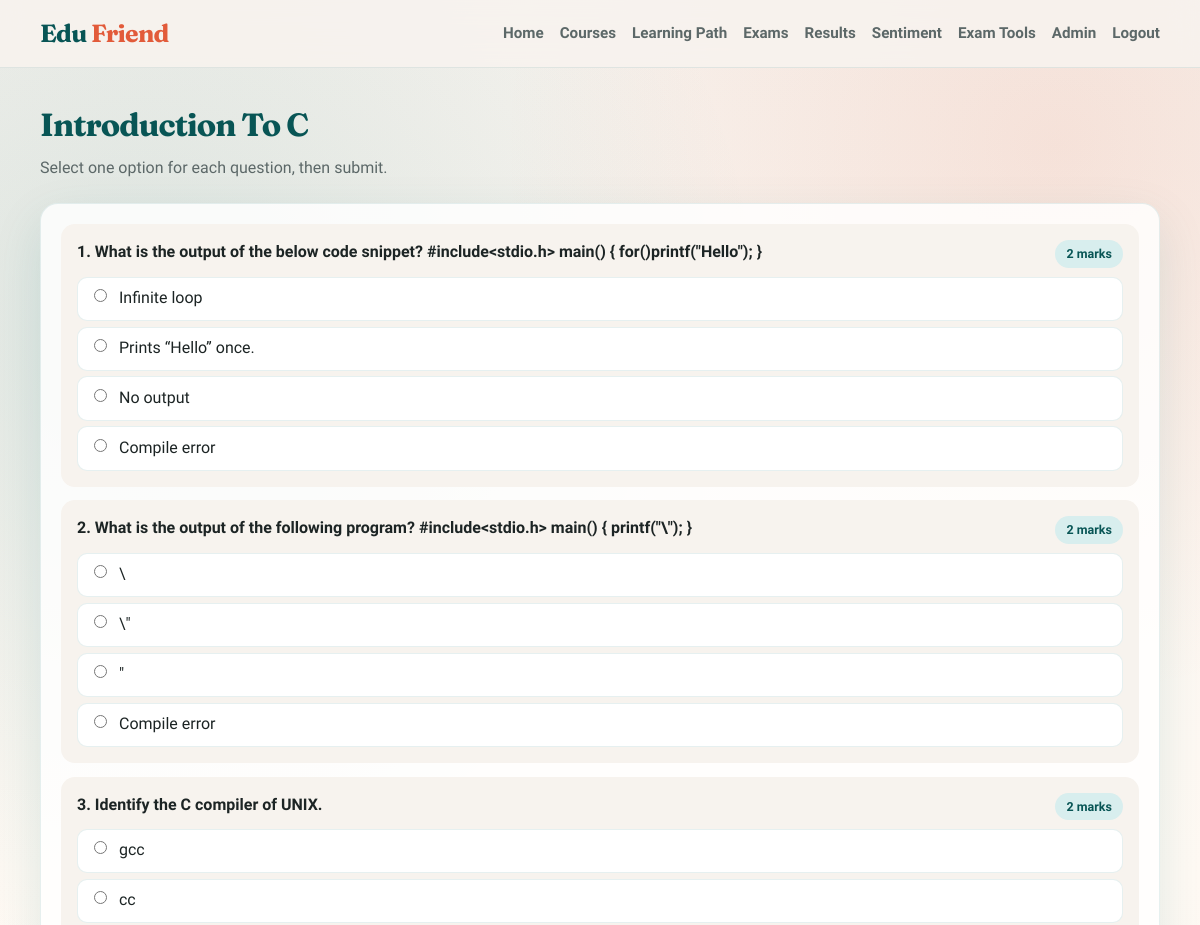
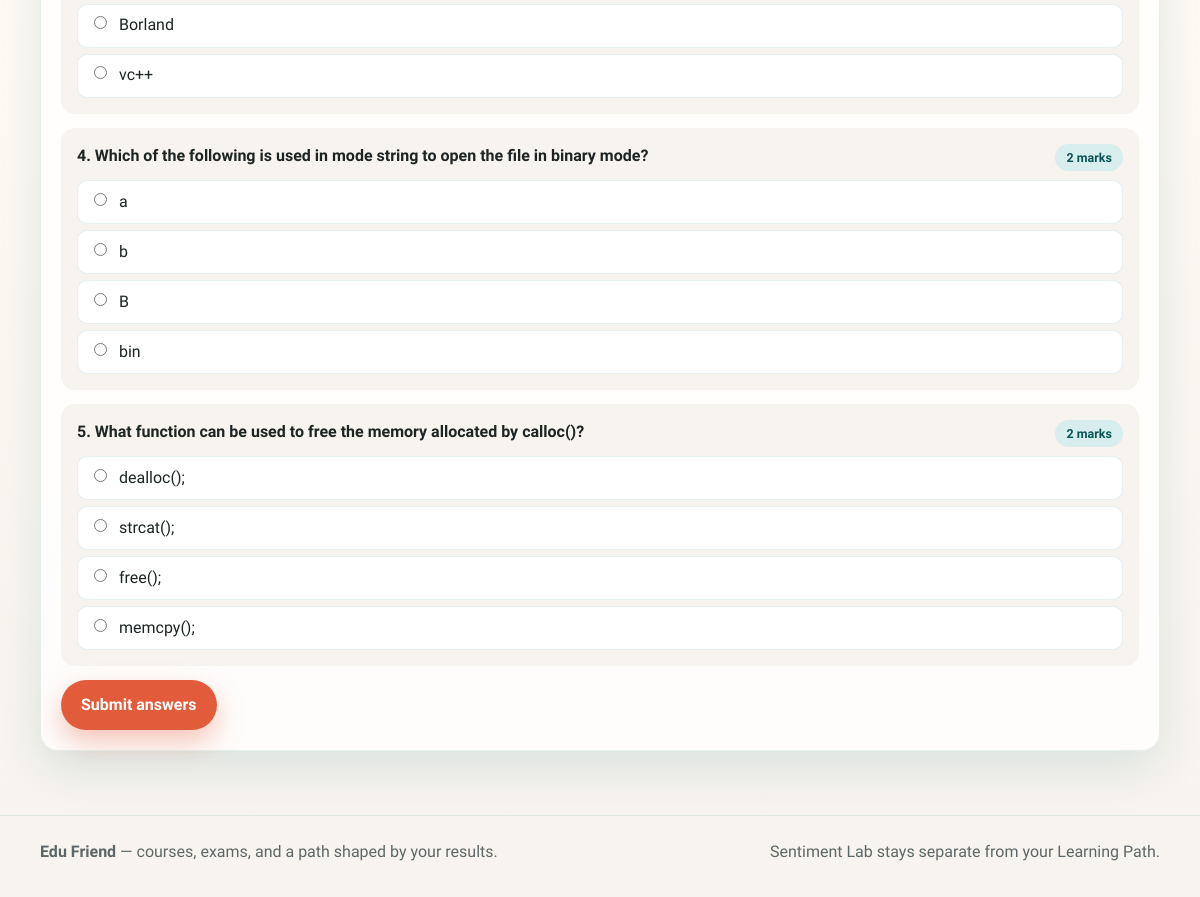
The app's page /start-exam/25 (signed in) with its own data (2 pictures, top to bottom).
### exam/models.py (models this page shows, shortened)
class ExamSubject(models.Model):
   subject_name = models.ForeignKey(Subject,on_delete=models.CASCADE)
   question_number = models.PositiveIntegerField()
   total_marks = models.PositiveIntegerField()

class Question(models.Model):
    course=models.ForeignKey(ExamSubject,on_delete=models.CASCADE)
    marks=models.PositiveIntegerField()
    question=models.CharField(max_length=600)
    option1=models.CharField(max_length=200)
    option2=models.CharField(max_length=200)
    option3=models.CharField(max_length=200)
    option4=models.CharField(max_length=200)
    cat=(('Option1','Option1'),('Option2','Option2'),('Option3','Option3'),('Option4','Option4'))
    answer=models.CharField(max_length=200,choices=cat)

### cariculam/models.py (models this page shows, shortened)
class Subject(models.Model):
    subject_id = models.CharField(max_length=100,unique=True)
    name = models.CharField(max_length=100)
    slug = models.SlugField(null=True,blank=True)
    course = models.ForeignKey(Course,on_delete=models.CASCADE,related_name='subjects')
    image = models.ImageField(upload_to = save_subject_image, blank = True, verbose_name = 'subject image' )
    description = models.TextField(max_length=500,blank=True)
    def __str__(self):
        return self.name

### account/views.py (the view)
# urls.py: path('start-exam/<int:pk>', views.start_exam_view, name='start-exam'),
@login_required
def start_exam_view(request, pk):
    course = get_object_or_404(QMODEL.ExamSubject, id=pk)
    questions = QMODEL.Question.objects.filter(course=course)
    response = render(
        request,
        'start_exam.html',
        {'course': course, 'questions': questions},
    )
    response.set_cookie('course_id', course.id)
    return response

### account/context_processors.py (called while the page is built)
def user_role(request):
    role = None
    if request.user.is_authenticated:
        try:
            role = request.user.user_profile.user_type
        except (ObjectDoesNotExist, AttributeError):
            role = None
    return {'user_role': role}

### account/templates/start_exam.html (shortened to what this page needs)
{% extends 'base.html' %}
{% block content %}
<div class="section-head">
  <h1>{{ course.subject_name }}</h1>
  <p class="lede">Select one option for each question, then submit.</p>
</div>
<form class="panel" style="padding:1.25rem;" autocomplete="off" onsubmit="return saveAns()" action="{% url 'calculate-marks' %}" method="post">
  {% for q in questions %}
    <div class="question-block">
      <div style="display:flex;justify-content:space-between;gap:1rem;flex-wrap:wrap;">
        <strong>{{ forloop.counter }}. {{ q.question }}</strong>
        <span class="badge badge-standard">{{ q.marks }} marks</span>
      </div>
      <div class="option-row">
        <label><input type="radio" name="{{ forloop.counter }}" value="Option1"> {{ q.option1 }}</label>
        <label><input type="radio" name="{{ forloop.counter }}" value="Option2"> {{ q.option2 }}</label>
        <label><input type="radio" name="{{ forloop.counter }}" value="Option3"> {{ q.option3 }}</label>
        <label><input type="radio" name="{{ forloop.counter }}" value="Option4"> {{ q.option4 }}</label>
      </div>
    </div>
  {% empty %}
    <div class="empty-state">No questions are available for this exam.</div>
  {% endfor %}
  {% if questions %}
    <button class="btn btn-primary" type="submit">Submit answers</button>
  {% endif %}
</form>
{% endblock %}

### static/css/edufriend.css (style rules this page uses)
:root { --teal: #0b6e6e; --teal-dark: #085555; --teal-soft: #d8eeee; --sand: #f7f3ee; --sand-deep: #ebe4d8; --coral: #e25b3a; --coral-dark: #c4472a; --ink: #1c2424; --muted: #5c6868; --white: #ffffff; --pass: #1f7a4d; --fail: #b42318; --shadow: 0 18px 50px rgba(11, 110, 110, 0.12); --radius: 18px; --font-display: "Fraunces", Georgia, serif; --font-body: "Source Sans 3", "Segoe UI", sans-serif; }
*, *::before, *::after { box-sizing: border-box; }
html { scroll-behavior: smooth; }
body { margin: 0; font-family: var(--font-body); color: var(--ink); background: radial-gradient(circle at 12% 18%, rgba(11, 110, 110, 0.12), transparent 34%), radial-gradient(circle at 88% 8%, rgba(226, 91, 58, 0.12), transparent 28%), linear-gradient(180deg, var(--sand) 0%, #fffaf4 48%, var(--sand) 100%); min-height: 100vh; line-height: 1.55; }
.btn { display: inline-flex; align-items: center; justify-content: center; gap: 0.4rem; border: 0; border-radius: 999px; padding: 0.8rem 1.25rem; font: inherit; font-weight: 700; cursor: pointer; transition: transform 0.2s ease, box-shadow 0.2s ease, background 0.2s ease; }
.btn-primary { background: var(--coral); color: white; box-shadow: 0 12px 28px rgba(226, 91, 58, 0.35); }
.section-head { margin: 0 0 1.4rem; }
.section-head h1, .section-head h2, .page-title { font-family: var(--font-display); letter-spacing: -0.03em; margin: 0 0 0.4rem; color: var(--teal-dark); }
.section-head p, .lede { margin: 0; color: var(--muted); max-width: 42rem; }
.card, .panel { background: rgba(255, 255, 255, 0.82); border: 1px solid rgba(11, 110, 110, 0.1); border-radius: var(--radius); box-shadow: var(--shadow); }
.badge { display: inline-flex; align-items: center; border-radius: 999px; padding: 0.25rem 0.7rem; font-size: 0.78rem; font-weight: 700; }
.badge-standard { background: var(--teal-soft); color: var(--teal-dark); }
.question-block { padding: 1rem; border-radius: 14px; background: var(--sand); margin-bottom: 0.85rem; }
.option-row { display: grid; gap: 0.35rem; margin-top: 0.55rem; }
.option-row label { display: flex; gap: 0.55rem; align-items: flex-start; background: white; border-radius: 10px; padding: 0.55rem 0.7rem; border: 1px solid rgba(11, 110, 110, 0.1); }

### records on screen
ExamSubject: subject_name "Introduction To C"
Question: question "What is the output of the below code snippet? #include<stdio.h> main() { for()printf(\"Hello\"); }", marks "2", option1 "Infinite loop", option2 "Prints “Hello” once.", option3 "No output", option4 "Compile error"
Question: question "What is the output of the following program? #include<stdio.h> main() { printf(\"\\\"); }", marks "2", option1 "\\", option2 "\\\"", option3 "\"", option4 "Compile error"
Question: question "Identify the C compiler of UNIX.", marks "2", option1 "gcc", option2 "cc", option3 "Borland", option4 "vc++"
Question: question "Which of the following is used in mode string to open the file in binary mode?", marks "2", option1 "a", option2 "b", option3 "B", option4 "bin"
Question: question "What function can be used to free the memory allocated by calloc()?", marks "2", option1 "dealloc();", option2 "strcat();", option3 "free();", option4 "memcpy();"
